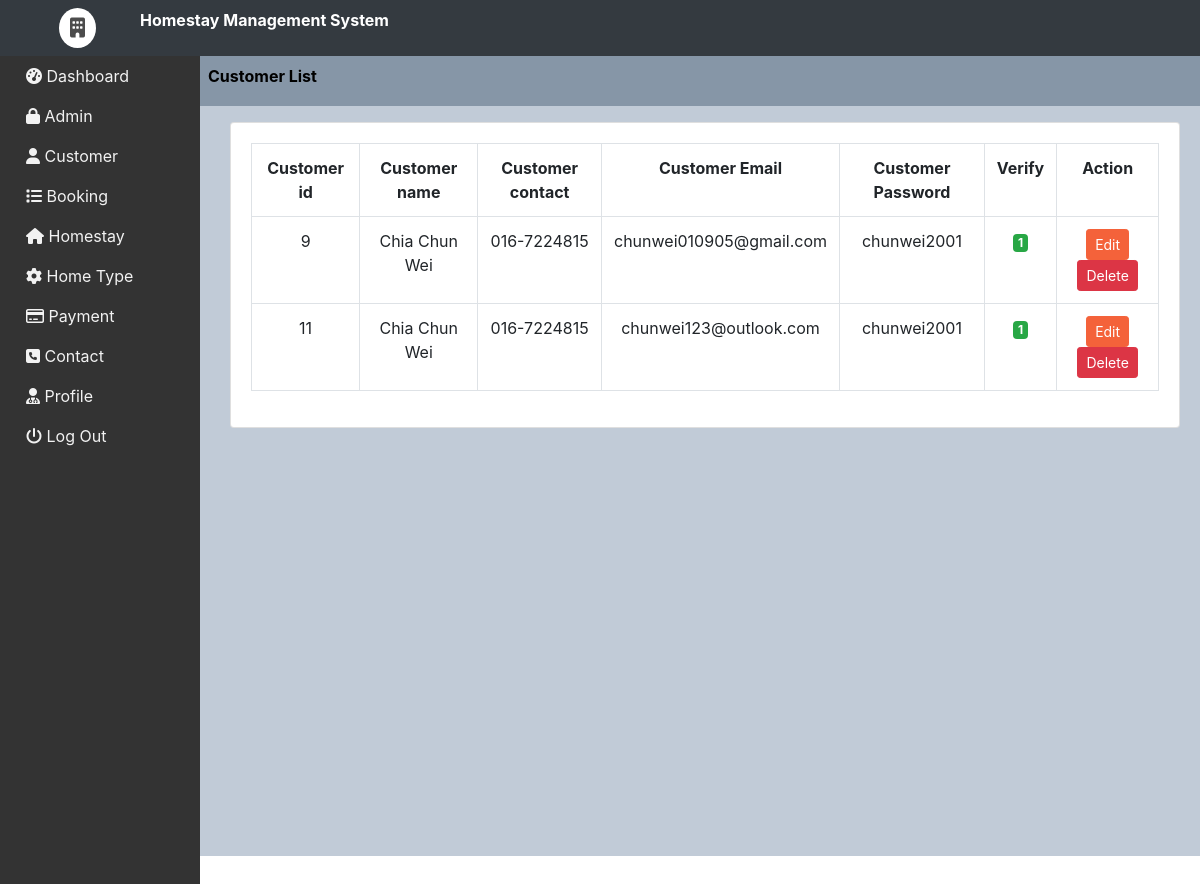
The app's page /admin/admin/customer.php with its own data.
### tables this page shows
CREATE TABLE `customer` (
  `cus_id` int(11) NOT NULL,
  `cus_name` varchar(50) NOT NULL,
  `cus_contact_num` varchar(50) NOT NULL,
  `cus_email` varchar(50) NOT NULL,
  `cus_pass` varchar(50) NOT NULL,
  `vkey` varchar(45) NOT NULL,
  `verified` tinyint(1) NOT NULL,
  `createdate` timestamp(6) NOT NULL DEFAULT current_timestamp(6)
);

### admin/admin/customer.php (the view, shortened to what this page needs)
<!DOCTYPE html>
<link rel="stylesheet" href="https://cdnjs.cloudflare.com/ajax/libs/font-awesome/4.7.0/css/font-awesome.min.css">
<html>
<head>
<link rel="stylesheet" type="text/css" href="design.css">
</head>
<body>
<?php include("menu.php");?>
	<div style="margin-left:180px;padding:0px 20px;height:100%; margin-right:-30px;">
		<div class="out" >
			<div class="up">
				<ul>
					<li class="atv"><a href="customer.php">Customer List</a></li>
				</ul>
			</div>
		<div class="container-fluid">
	<div class="col-lg-12">
		<div class="row mt-3">
			<div class="col-md-12">
				<div class="card">
					<div class="card-body">
						<table class="table table-bordered">
					<tr>
						<th class="text-center">Customer id</th>
						<th class="text-center">Customer name</th>
						<th class="text-center">Customer contact</th>
						<th class="text-center">Customer Email</th>
						<th class="text-center">Customer Password</th>
						<th class="text-center">Verify</th>
						<th class="text-center">Action</th>
					</tr>
					<?php
			$result = mysqli_query($connect, "SELECT * from customer");
	         while($row = mysqli_fetch_assoc($result))
				{
				?>
				<tr>
					<td class="text-center"><?php echo $row['cus_id'];?></td>
					<td class="text-center"><?php echo $row['cus_name'];?></td>
					<td class="text-center"><?php echo $row['cus_contact_num'];?></td>
					<td class="text-center"><?php echo $row['cus_email'];?></td>
					<td class="text-center"><?php echo $row['cus_pass'];?></td>
					<td class="text-center"><span class="badge badge-success"><?php echo $row['verified'];?></span></td>
					<td class="text-center">
						<a href="customer_edit.php?edit&id=<?php echo $row['cus_id'];?>"><button class="btn btn-sm btn-primary check_out" type="button">Edit</button></a>
						<a href="customer.php?delete&id=<?php echo $row['cus_id'];?>"onclick=" return confirmation();"><button class="btn btn-sm btn-danger delete_cat" type="button">Delete</button></a>
					</td>
				</tr>
				<?php
				}
			?>
				</table>
			</div>
		</div>
	</div>
	</div>
	</div>
	</div>
</body>
</html>

### admin/admin/design.css (style rules this page uses)
body { margin:0; overflow:scroll; }

### admin/admin/customer.php (style rules this page uses)
body { overflow:hidden; }
.out { background-color:#EFF8FB; height:100% }
.up ul { background-size:50%; height:50px; background-color:#7087A3; padding:8px; }
.up li { float:left; margin-right:30px; list-style-type:none; }
.up li a { text-decoration:none; color:white; }
.up .atv { height:35px; font-weight: bold }
.up .atv a { color:black; }
.row { text-align:left; }

### admin/admin/menu.php (style rules this page uses)
body { overflow:scroll; }
.out { background-color:#c1cbd7; height:100% }
.up ul { background-size:50%; height:50px; background-color:#8696a7; padding:8px; }
.up li { float:left; margin-right:30px; list-style-type:none; }
.up li a { text-decoration:none; color:white; }
.up .atv { height:5px; font-weight: bold; }
.up .atv a { color:black; }

### records on screen
customer: cus_id "9", cus_name "Chia Chun Wei", cus_contact_num "016-7224815", cus_email "chunwei010905@gmail.com", cus_pass "chunwei2001", verified "1"
customer: cus_id "11", cus_name "Chia Chun Wei", cus_contact_num "016-7224815", cus_email "chunwei123@outlook.com", cus_pass "chunwei2001", verified "1"
